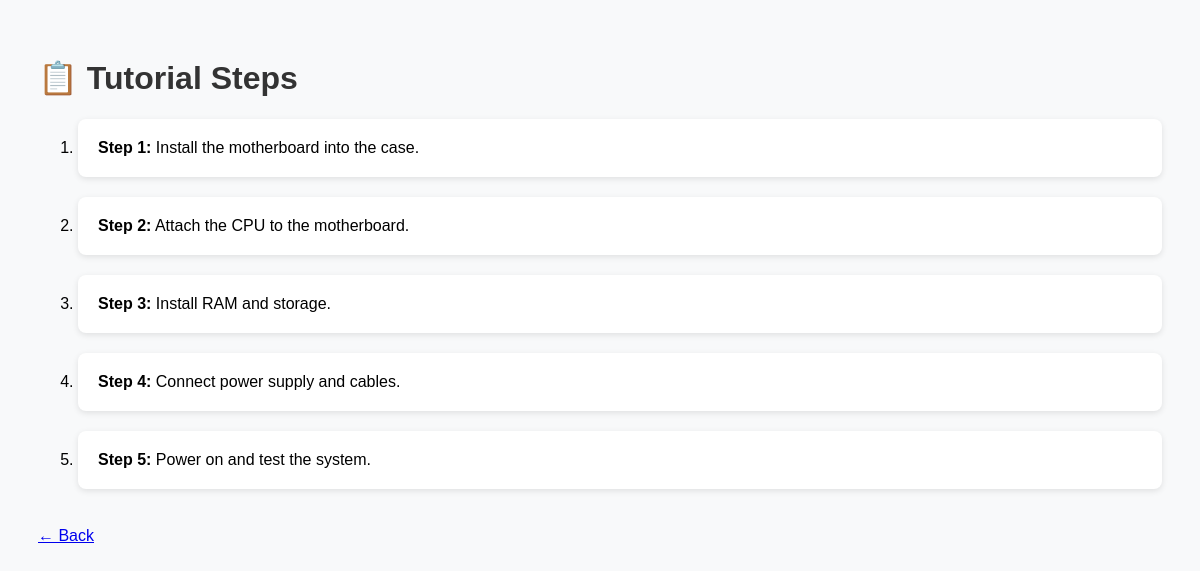
The app's page /tutorial/1 with its own data.
### tables this page shows
CREATE TABLE steps (
        id INTEGER PRIMARY KEY AUTOINCREMENT,
        tutorial_id INTEGER,
        step_number INTEGER,
        step_text TEXT,
        FOREIGN KEY (tutorial_id) REFERENCES tutorials(id)
    );

### app.py (the view)
@app.route('/tutorial/<int:tutorial_id>')
def tutorial(tutorial_id):
    steps = get_steps(tutorial_id)
    return render_template('tutorial.html', steps=steps)

### app.py (called while the page is built)
def get_steps(tutorial_id):
    conn = sqlite3.connect('tutorials.db')
    cur = conn.cursor()
    cur.execute("SELECT step_number, step_text FROM steps WHERE tutorial_id = ? ORDER BY step_number", (tutorial_id,))
    steps = cur.fetchall()
    conn.close()
    return steps

### templates/tutorial.html (shortened to what this page needs)
<!DOCTYPE html>
<html>
<head>
    <link rel="stylesheet" href="/static/style.css">
</head>
<body>
    <h1>📋 Tutorial Steps</h1>
    <ol>
        {% for step_number, step_text in steps %}
            <li><strong>Step {{ step_number }}:</strong> {{ step_text }}</li>
        {% endfor %}
    </ol>
    <br>
    <a href="{{ url_for('index') }}">← Back</a>
</body>
</html>

### static/style.css (style rules this page uses)
body { font-family: Arial, sans-serif; padding: 30px; background-color: #f8f9fa; }
h1 { color: #333; }
li { background: #fff; margin-bottom: 20px; padding: 20px; border-radius: 8px; box-shadow: 0 2px 6px rgba(0,0,0,0.1); }

### records on screen
steps: step_number "1", step_text "Install the motherboard into the case."
steps: step_number "2", step_text "Attach the CPU to the motherboard."
steps: step_number "3", step_text "Install RAM and storage."
steps: step_number "4", step_text "Connect power supply and cables."
steps: step_number "5", step_text "Power on and test the system."
